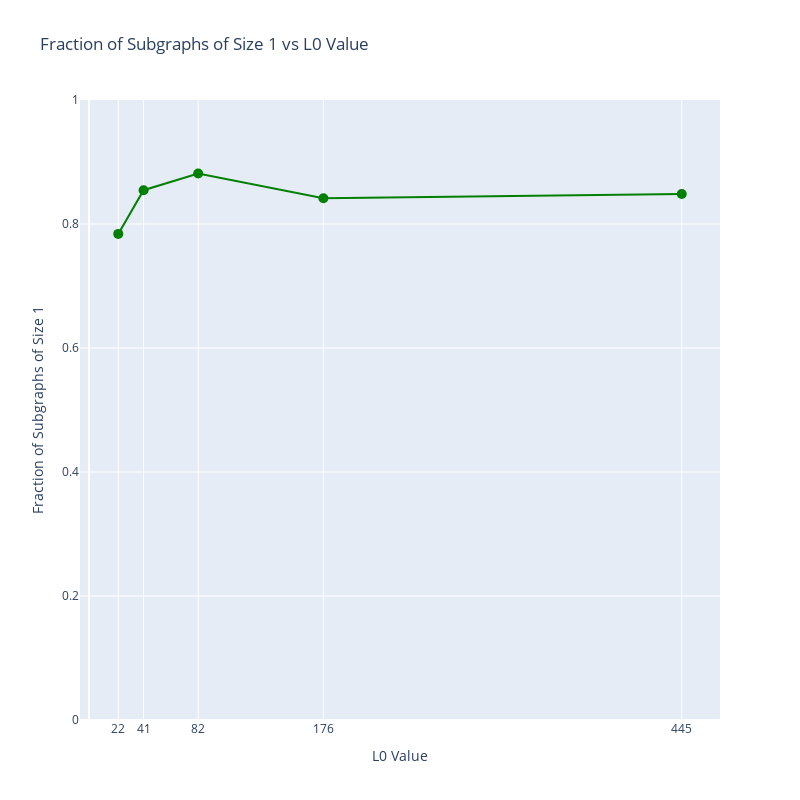

Notebook cell for this chart:
### Code cell
# Calculate the fraction of subgraphs that are size 1
fraction_size_1 = (
    node_info_df.groupby("l0_value")
    .apply(lambda x: (x["subgraph_size"] == 1).mean())
    .reset_index()
)
fraction_size_1.columns = ["l0_value", "fraction_size_1"]

# Create a new figure for the fraction of size 1 subgraphs
fig_fraction = go.Figure()

fig_fraction.add_trace(
    go.Scatter(
        x=fraction_size_1["l0_value"],
        y=fraction_size_1["fraction_size_1"],
        mode="markers+lines",
        name="Fraction of size 1 subgraphs",
        marker=dict(size=10, color="green"),
        line=dict(color="green"),
    )
)

fig_fraction.update_layout(
    title="Fraction of Subgraphs of Size 1 vs L0 Value",
    xaxis_title="L0 Value",
    yaxis_title="Fraction of Subgraphs of Size 1",
    height=800,
    width=800,
    yaxis=dict(range=[0, 1]),  # Set y-axis range from 0 to 1
    legend=dict(yanchor="top", y=0.99, xanchor="right", x=0.99),
)

# Adjust x-axis to show all L0 values
fig_fraction.update_xaxes(tickmode="array", tickvals=fraction_size_1["l0_value"])

# Save the plot as HTML and PNG
fig_fraction.write_html(pj(output_dir, "fraction_size_1_subgraphs_vs_l0_value.html"))
fig_fraction.write_image(
    pj(output_dir, "fraction_size_1_subgraphs_vs_l0_value.png"), scale=4.0
)

# Display the plot
fig_fraction.show()

### Figure 1 — Plotly figure (JSON) as saved in the notebook; plotly's stock layout.template omitted (floating-point values rounded to 4 significant figures)
{"data": [{"line": {"color": "green"}, "marker": {"color": "green", "size": 10}, "mode": "markers+lines", "name": "Fraction of size 1 subgraphs", "type": "scatter", "x": [22, 41, 82, 176, 445], "y": [0.7841, 0.8545, 0.8815, 0.8416, 0.8483]}], "layout": {"height": 800, "legend": {"x": 0.99, "xanchor": "right", "y": 0.99, "yanchor": "top"}, "title": {"text": "Fraction of Subgraphs of Size 1 vs L0 Value"}, "width": 800, "xaxis": {"tickmode": "array", "tickvals": [22, 41, 82, 176, 445], "title": {"text": "L0 Value"}}, "yaxis": {"range": [0, 1], "title": {"text": "Fraction of Subgraphs of Size 1"}}}}
